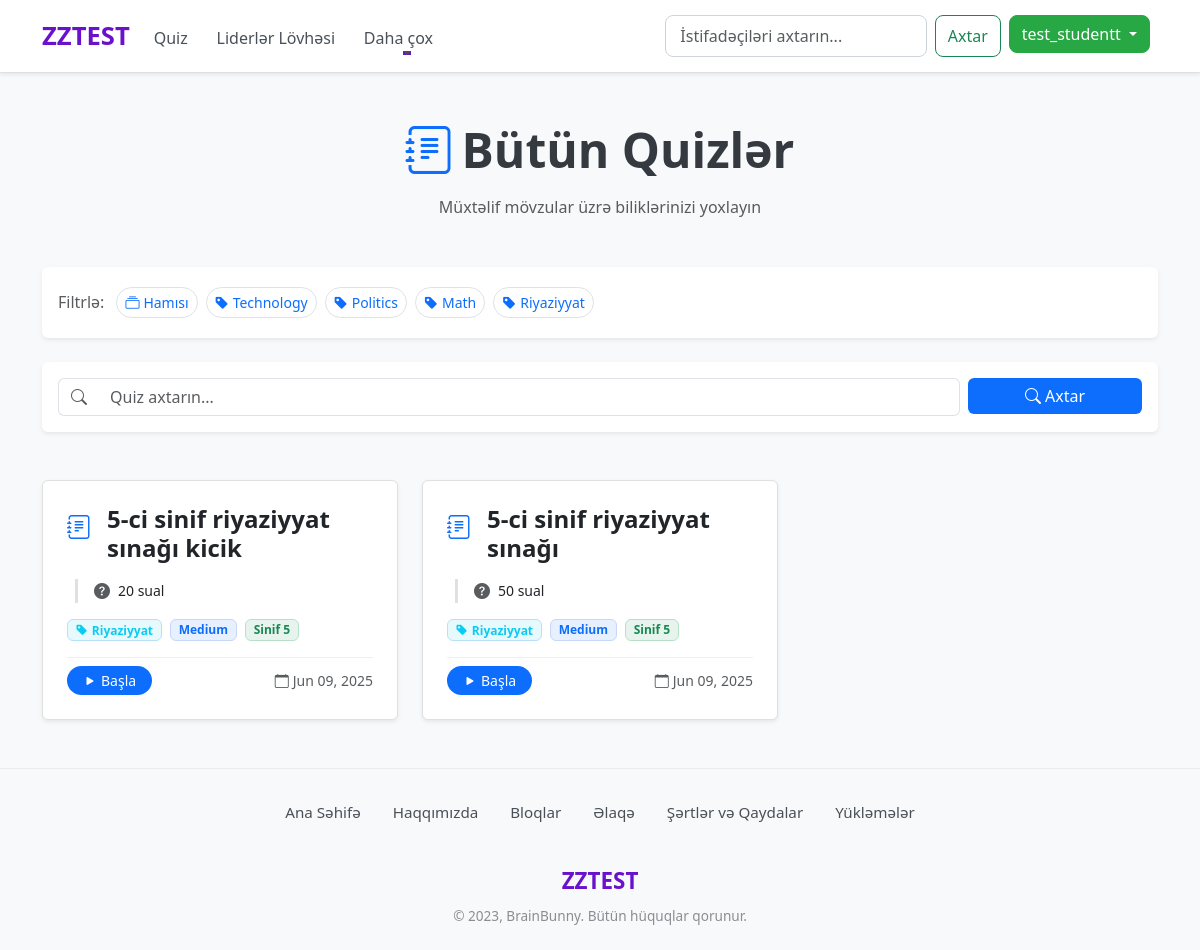
/quiz/all_quiz (signed in), run on the app's committed database.
### quiz/models.py (models this page shows, shortened)
class Category(models.Model):
    name = models.CharField(max_length=15)
    class Meta:
        verbose_name_plural = 'Categories'

class Quiz(models.Model):
    DIFFICULTY_CHOICES = (
        ('Very Easy', 'Very Easy'),
        ('Easy', 'Easy'),
        ('Medium', 'Medium'),
        ('Hard', 'Hard'),
        ('Very Hard', 'Very Hard')
    )
    title = models.CharField(max_length=255, null=True, blank=True)
    description = models.TextField(null=True, blank=True)
    grade = models.PositiveIntegerField(blank=True, null=True)
    category = models.ForeignKey(Category, on_delete=models.CASCADE)
    quiz_file = models.FileField(upload_to='quiz/', null=True, blank=True)
    created_at = models.DateTimeField(auto_now_add=True, null=True, blank=True)
    updated_at = models.DateTimeField(auto_now=True, null=True, blank=True)
    difficulty = models.CharField(max_length=20, choices=DIFFICULTY_CHOICES, default='Medium')
    avg_score = models.FloatField(null=True, blank=True)
    completion_rate = models.FloatField(null=True, blank=True)
    avg_time_spent = models.DurationField(null=True, blank=True)
    discrimination_index = models.FloatField(null=True, blank=True)
    class Meta:
        verbose_name_plural = 'Quizzes'

class Question(models.Model):
    quiz = models.ForeignKey(Quiz, on_delete=models.CASCADE)
    question_theme = models.CharField(max_length=200, null=True, blank=True)
    text = models.TextField(null=True, blank=True)
    mark = models.PositiveIntegerField(default=10)
    solution_explanation = models.CharField(max_length=1000, null=True, blank=True)
    times_attempted = models.PositiveIntegerField(default=0)
    times_correct = models.PositiveIntegerField(default=0)
    times_incorrect = models.PositiveIntegerField(default=0)
    avg_time_spent = models.FloatField(null=True, blank=True)  # in seconds
    discrimination_index = models.FloatField(null=True, blank=True)  # (-1 to 1)
    last_updated = models.DateTimeField(auto_now=True)

### quiz/views.py (the view)
# urls.py: path('all_quiz', views.all_quiz_view, name='all_quiz'),
@login_required
def all_quiz_view(request):
    quizzes = Quiz.objects.order_by('-created_at')
    categories = Category.objects.all()
    context = {"quizzes": quizzes, "categories": categories}
    return render(request, 'all-quiz.html', context)

### templates/all-quiz.html (shortened to what this page needs)
{% extends 'index.html' %}
{% block content %}
<br/>
<br/>
<div class="quizzes-container">
    <div class="text-center mb-5">
        <h1 class="display-5 fw-bold mb-3">
            <i class="bi bi-journal-text text-primary me-2"></i>Bütün Quizlər
        </h1>
        <p class="text-muted">Müxtəlif mövzular üzrə biliklərinizi yoxlayın</p>
    </div>
    <div class="container mb-4">
        <div class="card shadow-sm border-0 p-3" style="border-color: #e0e0e0 !important;">
            <div class="d-flex flex-wrap align-items-center">
                <span class="me-2 fw-medium text-muted">Filtrlə:</span>
                <a href="{% url 'all_quiz' %}" class="btn btn-sm btn-outline-primary rounded-pill m-1 border">
                    <i class="bi bi-collection me-1"></i>Hamısı
                </a>
                {% for category in categories %}
                <a href="{% url 'search' category.name %}" class="btn btn-sm btn-outline-primary rounded-pill m-1 border">
                    <i class="bi bi-tag-fill me-1"></i>{{category.name}}
                </a>
                {% endfor %}
            </div>
        </div>
    </div>
    <div class="container mb-5">
        <div class="card shadow-sm border-0 p-3" style="border-color: #e0e0e0 !important;">
            <form class="row g-2" role="search" method="get" action="{% url 'search' ' ' %}">
                <div class="col-md-10">
                    <div class="input-group">
                        <span class="input-group-text bg-white border-end-0">
                            <i class="bi bi-search text-muted"></i>
                        </span>
                        <input name="q" class="form-control border-start-0" type="search" placeholder="Quiz axtarın..." aria-label="Search">
                    </div>
                </div>
                <div class="col-md-2">
                    <button type="submit" class="btn btn-primary w-100 border-0">
                        <i class="bi bi-search me-1"></i>Axtar
                    </button>
                </div>
            </form>
        </div>
    </div>
    <div class="container">
        <div class="row row-cols-1 row-cols-sm-1 row-cols-md-2 row-cols-lg-3 g-4">
            {% if quizzes|length > 0 %}
                {% for quiz in quizzes %}
                <div class="col">
                    <div class="card shadow-sm h-100 border" style="border-color: #e0e0e0 !important;">
                        <div class="card-body p-4">
                            <div class="d-flex align-items-start mb-3">
                                <i class="bi bi-journal-text fs-4 text-primary mt-1 me-3"></i>
                                <h4 class="card-title fw-bold mb-0">{{ quiz.title }}</h4>
                            </div>
                            <div class="quiz-meta mb-3">
                                <div class="d-flex align-items-center mb-2">
                                    <i class="bi bi-question-circle-fill text-muted me-2"></i>
                                    <span class="small">{{ quiz.question_set.all|length }} sual</span>
                                </div>
                            </div>
                            <div class="d-flex flex-wrap gap-2 mb-3">
                                <span class="badge bg-info bg-opacity-10 text-info border" style="border-color: #b8e0f8 !important;">
                                    <i class="bi bi-tag-fill me-1"></i>{{ quiz.category.name }}
                                </span>
                                <span class="badge bg-primary bg-opacity-10 text-primary border" style="border-color: #c8d6fa !important;">
                                    {{ quiz.difficulty }}
                                </span>
                                <span class="badge bg-success bg-opacity-10 text-success border" style="border-color: #b8e0c8 !important;">
                                    Sinif {{ quiz.grade }}
                                </span>
                            </div>
                            <div class="d-flex justify-content-between align-items-center pt-2 border-top" style="border-color: #f0f0f0 !important;">
                                <a href="{% url 'quiz' quiz.id %}" class="btn btn-sm btn-primary rounded-pill px-3 border-0">
                                    <i class="bi bi-play-fill me-1"></i>Başla
                                </a>
                                <span class="text-muted small">
                                    <i class="bi bi-calendar me-1"></i>{{ quiz.created_at|date:"M d, Y" }}
                                </span>
                            </div>
                        </div>
                    </div>
                </div>
                {% endfor %}
            {% endif %}
        </div>
    </div>
</div>
{% endblock content %}

### templates/index.html (shortened to what this page needs)
{% load static %}
<!DOCTYPE html>
<html lang="en">
<head>
    <link href="https://cdn.jsdelivr.net/npm/bootstrap@5.3.0-alpha3/dist/css/bootstrap.min.css" rel="stylesheet"
>
    <link rel="stylesheet"
        href="https://cdnjs.cloudflare.com/ajax/libs/bootstrap-icons/1.10.5/font/bootstrap-icons.min.css"
 />
    <link rel="stylesheet" href="https://cdnjs.cloudflare.com/ajax/libs/font-awesome/6.5.2/css/all.min.css"
 />
    <link rel="stylesheet" href="https://cdnjs.cloudflare.com/ajax/libs/animate.css/4.1.1/animate.min.css"
 />
    <link rel="stylesheet" href="{% static 'css/style.css' %}">
</head>
<body>
    {% include "components/navbar.html" %}
    {% block content %}{% endblock content %}
    {% include "components/footer.html" %}
</body>
</html>

### templates/components/navbar.html (shortened to what this page needs)
{% load static %}
<nav class="navbar navbar-expand-lg main-navbar d-none d-lg-block shadow-sm">
    <div class="container">
        <a class="navbar-brand brand-glow" href="{% url 'home' %}">ZZTEST</a>
        <div class="collapse navbar-collapse" id="navbarSupportedContent">
            <ul class="navbar-nav me-auto mb-2 mb-lg-0">
                <li class="nav-item">
                    <a class="nav-link nav-link-custom" href="{% url 'all_quiz' %}">Quiz</a>
                </li>
                <li class="nav-item">
                    <a class="nav-link nav-link-custom" href="{% url 'leaderboard' %}">Liderlər Lövhəsi</a>
                </li>
                <li class="nav-item dropdown">
                    <a class="nav-link dropdown-toggle nav-link-custom" href="#" role="button" data-bs-toggle="dropdown"
                        aria-expanded="false">
                        Daha çox
                    </a>
                </li>
            </ul>
            <form class="d-flex search-form" role="search" action="{% url 'search_users' %}">
                <input class="form-control me-2 search-input" type="search" name="q" placeholder="İstifadəçiləri axtarın..." aria-label="Search">
                <button class="btn btn-outline-success search-btn me-2" type="submit">Axtar</button>
                {% if request.user.is_authenticated %}
                <div class="dropdown me-2">
                    <button class="btn btn-success dropdown-toggle user-menu-btn" type="button" id="userDropdown" data-bs-toggle="dropdown" aria-expanded="false">
                        {{ request.user.username }}
                    </button>
                </div>
                {% else %}
                <a href="{% url 'login' %}" class="btn btn-primary login-btn">Daxil ol</a>
                {% endif %}
            </form>
        </div>
    </div>
</nav>

### templates/components/footer.html (shortened to what this page needs)
{% load static %}
<footer class="site-footer py-4 mt-5">
    <div class="container">
        <ul class="nav justify-content-center pb-3 mb-3 footer-links">
            <li class="nav-item"><a href="{% url 'home' %}" class="nav-link px-3">Ana Səhifə</a></li>
            <li class="nav-item"><a href="{% url 'about' %}" class="nav-link px-3">Haqqımızda</a></li>
            <li class="nav-item"><a href="{% url 'blogs' %}" class="nav-link px-3">Bloqlar</a></li>
            <li class="nav-item"><a href="{% url 'contact' %}" class="nav-link px-3">Əlaqə</a></li>
            <li class="nav-item"><a href="{% url 'terms_conditions' %}" class="nav-link px-3">Şərtlər və Qaydalar</a></li>
            <li class="nav-item"><a href="{% url 'downloads' %}" class="nav-link px-3">Yükləmələr</a></li>
        </ul>
        <div class="text-center footer-brand-section">
            <a class="footer-brand" href="{% url 'home' %}">ZZTEST</a>
            <p class="mb-0 mt-2 text-muted-custom">© 2023, BrainBunny. Bütün hüquqlar qorunur.</p>
        </div>
    </div>
</footer>

### templates/index.html (style rules this page uses)
body { font-family: 'Segoe UI', Roboto, 'Helvetica Neue', Arial, sans-serif; color: #343a40; background-color: #f8f9fa; }
a { text-decoration: none; color: #0d6efd; transition: color 0.2s ease; }

### templates/components/navbar.html (style rules this page uses)
.main-navbar { background-color: #ffffff; border-bottom: 1px solid #e0e0e0; padding-top: 0.75rem; padding-bottom: 0.75rem; }
.navbar-brand { font-weight: 700; font-size: 1.6rem; color: #6a11cb !important; transition: color 0.2s ease; }
.nav-link-custom { font-weight: 500; color: #495057; margin-right: 0.8rem; transition: all 0.2s ease-in-out; position: relative; padding-bottom: 0.3rem; }
.nav-link-custom::after { content: ''; position: absolute; width: 0; height: 2px; bottom: 0; left: 50%; background-color: #6a11cb; transition: width 0.3s ease-out, left 0.3s ease-out; }
.search-form .search-input { border-radius: 0.5rem; border-color: #ced4da; padding: 0.5rem 0.9rem; }
.search-btn { border-radius: 0.5rem; font-weight: 500; transition: all 0.2s ease; }
.user-menu-btn { border-radius: 0.5rem; font-weight: 500; background-color: #28a745; border-color: #28a745; transition: all 0.2s ease; }

### templates/all-quiz.html (style rules this page uses)
.quiz-meta { border-left: 3px solid #e0e0e0; padding-left: 1rem; margin-left: 0.5rem; }
.input-group-text { border-right: none; }
.form-control.border-start-0 { border-left: none; }

### templates/components/footer.html (style rules this page uses)
.site-footer { background-color: #f8f9fa; border-top: 1px solid #e9ecef; color: #6c757d; padding-top: 2.5rem; padding-bottom: 1.5rem; font-size: 0.95rem; }
.site-footer .footer-links .nav-link { color: #495057; font-weight: 500; transition: all 0.2s ease-in-out; padding-left: 1rem !important; padding-right: 1rem !important; }
.site-footer .footer-brand-section { margin-top: 1rem; }
.site-footer .footer-brand { font-weight: 700; font-size: 1.4rem; color: #6a11cb !important; text-decoration: none; transition: color 0.2s ease; }
.site-footer .text-muted-custom { color: #888e93 !important; font-size: 0.85rem; }

### data on the page
Category: name "Technology"
Category: name "Politics"
Category: name "Math"
Category: name "Riyaziyyat"
Quiz: title "5-ci sinif riyaziyyat sınağı kicik", question_set.all|length "20", category.name "Riyaziyyat", difficulty "Medium", grade "5", created_at "Jun 09, 2025"
Quiz: title "5-ci sinif riyaziyyat sınağı", question_set.all|length "50", category.name "Riyaziyyat", difficulty "Medium", grade "5", created_at "Jun 09, 2025"

### other printed values
{{ request.user.username }} "test_studentt"
